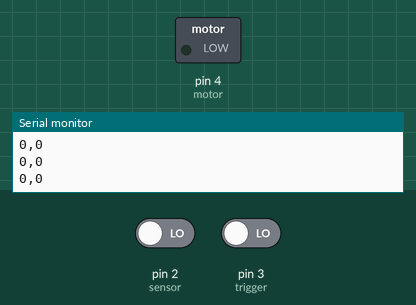
This sketch was run on a simulated Arduino Uno, built with avr-gcc and run on an emulated ATmega328P. On the bench: switched loads named in the sketch (green lamp = pin HIGH), the last lines printed to the serial monitor. Dashed ring = blinking. The inputs (shaded band) are chosen by the test bench; at power-on: pin 3 (trigger) LOW, pin 2 (sensor) LOW.

Above: at 1.2 s.
1.3 s: pin 3 (trigger) driven HIGH
At 2.0 s:
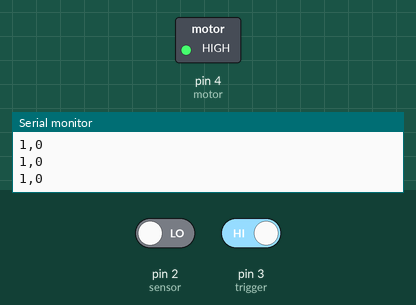
4.3 s: pin 3 (trigger) driven LOW
At 4.8 s:
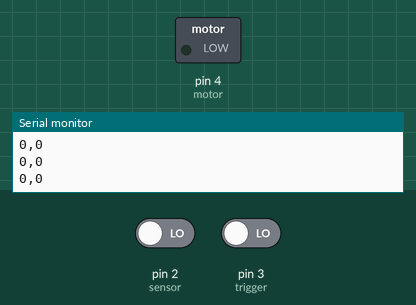
Timing chart, 0 to 7.3 s (numbered marks = the images above; inputs shaded):
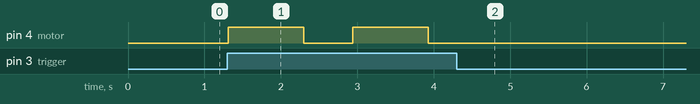

Measured:
- after the input at 1.3 s, pin 4 (motor): alternates HIGH for 0.99 s and LOW for 0.64 s, starting at once
- after the input at 4.3 s, pin 4 (motor): stops changing and stays LOW

The sketch:

Arduino_Code.ino
```cpp
/*
  + Duck Hunt
  + Ver : 2.0 - 04/2024
  + Hoang Minh Quan
  + www.khoahocvui.vn Youtube Channel: Khoa Học Vui
*/

// digital pins :
int sensor = 2; // sensor to pin 2.
int trigger = 3; // trigger of the gun pin 3.
int motor = 4; // motor to vibrate
int eTime = 0; // time delay to control motor
bool freeEvent;

// the setup routine runs once when you press reset:
void setup() {
  pinMode(sensor, INPUT);
  pinMode(trigger, INPUT);
  pinMode(motor, OUTPUT);
  Serial.begin(115200);
  while(!Serial);
}

// the loop routine runs over and over again forever:
void loop() {
  int triggerState = digitalRead(trigger); // 1 or 0
  int sensorState = digitalRead(sensor); // 1 or 0;
  char str[3];
  sprintf(str, "%d,%d",triggerState,sensorState);
  Serial.println(str);
  runMotor();
  delay(20);
}

// Limit the time for the motor to vibrate
void runMotor(){
  int triggerState = digitalRead(trigger); // 1 or 0
  if(eTime > 0){
     eTime++;
  }
  if((triggerState == 1) && (eTime == 0)){
    eTime = 1;
    digitalWrite(motor,1); // run motor
  }
  if(eTime == 50){  // Delay time for stop motor
    digitalWrite(motor,0);
  }
  if(eTime > 80){  // Delay time for run motor
     eTime = 0;
  }
}
```
